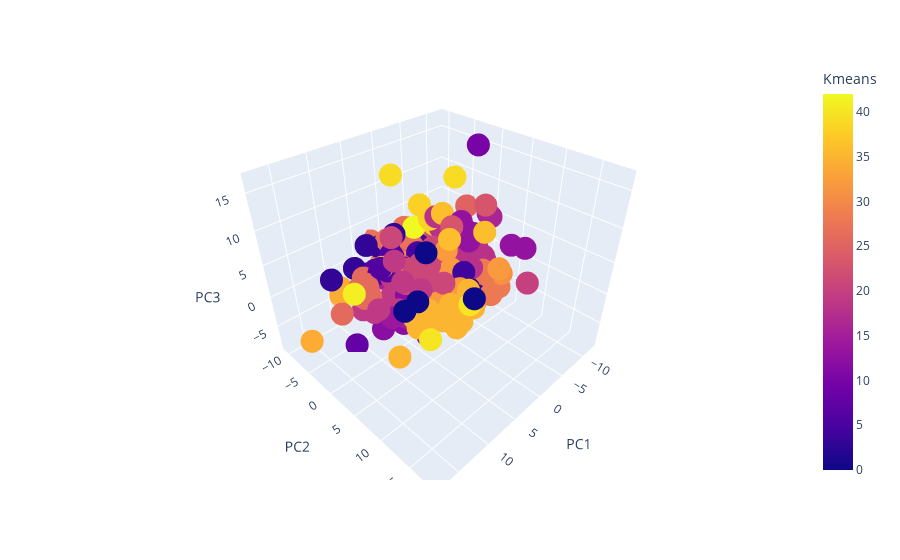

The notebook cell this image was saved under:
### Markdown cell above
### 3D Визуализация PCA данных

### Code cell
fig = px.scatter_3d(X_pca, x='PC1', y='PC2', z='PC3',
              color='Kmeans')
fig.show()

### Figure 1 — Plotly figure (JSON) as saved in the notebook; plotly's stock layout.template omitted (floating-point values rounded to 4 significant figures; data arrays with more than 128 entries replaced by an {"elided": "..."} marker saying what was removed)
{"data": [{"hovertemplate": "PC1=%{x}<br>PC2=%{y}<br>PC3=%{z}<br>Kmeans=%{marker.color}<extra></extra>", "legendgroup": "", "marker": {"color": {"elided": "547 int values"}, "coloraxis": "coloraxis", "symbol": "circle"}, "mode": "markers", "name": "", "scene": "scene", "showlegend": false, "type": "scatter3d", "x": {"elided": "547 float values"}, "y": {"elided": "547 float values"}, "z": {"elided": "547 float values"}}], "layout": {"coloraxis": {"colorbar": {"title": {"text": "Kmeans"}}, "colorscale": [[0, "#0d0887"], [0.1111, "#46039f"], [0.2222, "#7201a8"], [0.3333, "#9c179e"], [0.4444, "#bd3786"], [0.5556, "#d8576b"], [0.6667, "#ed7953"], [0.7778, "#fb9f3a"], [0.8889, "#fdca26"], [1, "#f0f921"]]}, "legend": {"tracegroupgap": 0}, "margin": {"t": 60}, "scene": {"domain": {"x": [0, 1], "y": [0, 1]}, "xaxis": {"title": {"text": "PC1"}}, "yaxis": {"title": {"text": "PC2"}}, "zaxis": {"title": {"text": "PC3"}}}}}
